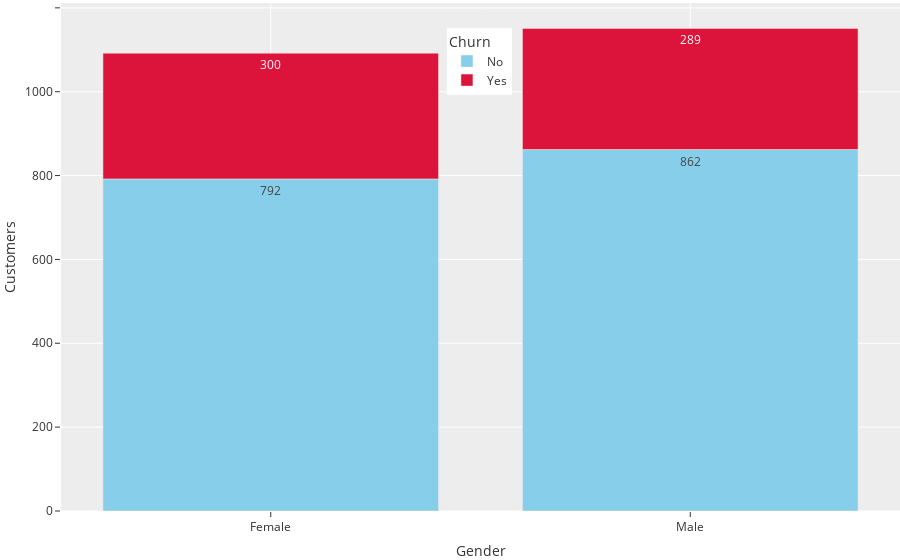

Source (notebook cell):
### Code cell
colors = ['skyblue','crimson']
grouped_barchart=px.bar(gender_attrition_df,x='Gender',y='Customers',color='Churn',text='Customers',color_discrete_sequence=colors,)
grouped_barchart.update_layout(legend=dict(yanchor="top",y=0.95,xanchor="left",x=0.46),autosize=True,margin=dict(t=0,b=0,l=0,r=0)) #use barmode='stack' when stacking,

### Figure 1 — Plotly figure (JSON) as saved in the notebook; plotly's stock layout.template omitted (floating-point values rounded to 4 significant figures)
{"data": [{"alignmentgroup": "True", "hovertemplate": "Churn=No<br>Gender=%{x}<br>Customers=%{text}<extra></extra>", "legendgroup": "No", "marker": {"color": "skyblue"}, "name": "No", "offsetgroup": "No", "orientation": "v", "showlegend": true, "text": [792, 862], "textposition": "auto", "type": "bar", "x": ["Female", "Male"], "xaxis": "x", "y": [792, 862], "yaxis": "y"}, {"alignmentgroup": "True", "hovertemplate": "Churn=Yes<br>Gender=%{x}<br>Customers=%{text}<extra></extra>", "legendgroup": "Yes", "marker": {"color": "crimson"}, "name": "Yes", "offsetgroup": "Yes", "orientation": "v", "showlegend": true, "text": [300, 289], "textposition": "auto", "type": "bar", "x": ["Female", "Male"], "xaxis": "x", "y": [300, 289], "yaxis": "y"}], "layout": {"autosize": true, "barmode": "relative", "legend": {"title": {"text": "Churn"}, "tracegroupgap": 0, "x": 0.46, "xanchor": "left", "y": 0.95, "yanchor": "top"}, "margin": {"b": 0, "l": 0, "r": 0, "t": 0}, "xaxis": {"anchor": "y", "domain": [0, 1], "title": {"text": "Gender"}}, "yaxis": {"anchor": "x", "domain": [0, 1], "title": {"text": "Customers"}}}}
